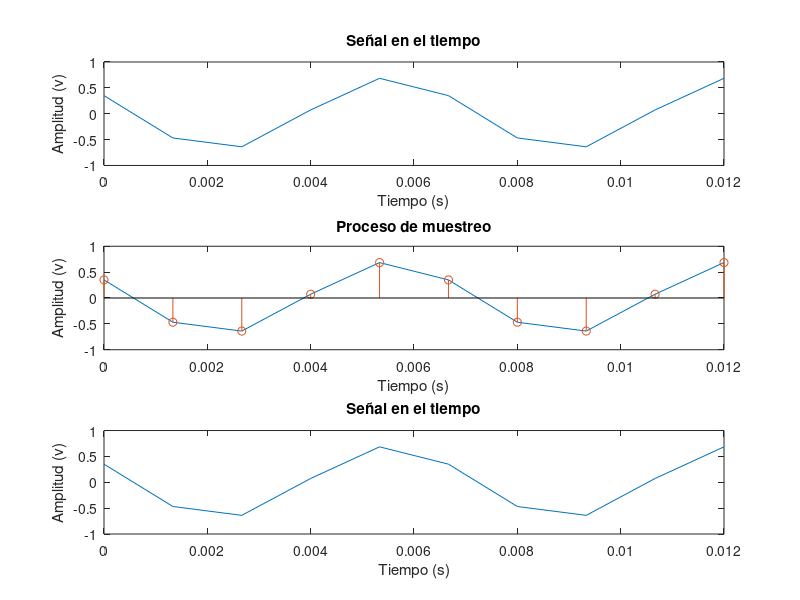

Reproduce this figure in MATLAB.
clear variables;


%Parametros de Onda
A= 0.7; %Amplitud
Fo = 150; %Frecuencias de la onda(Hz - ciclos completos por segundos)
To= 1/Fo; %Periodo de la Onda (s -Tiempo que demora en completar un
phi = pi/3; %Fase de la Onda

%Parametos del Muestreador
Fs=5*Fo; %Frecuencia de muestreo (Hz -o muestras por segundo)
T=1/Fs; %Periodo de muestreo (s - tiempo entre muestra)

t = 0:T:9*T;

x=A*cos(2*pi*Fo*t+phi); %Ecuacion de la onda

figure();
subplot(3,1,1);plot(t,x);title("Señal en el tiempo");xlabel("Tiempo (s)");ylabel("Amplitud (v)");
subplot(3,1,2);plot(t,x);hold on; stem(t,x);title("Proceso de muestreo");
xlabel("Tiempo (s)");ylabel("Amplitud (v)");
subplot(3,1,3);plot(t,x);title("Señal en el tiempo");xlabel("Tiempo (s)");ylabel("Amplitud (v)");